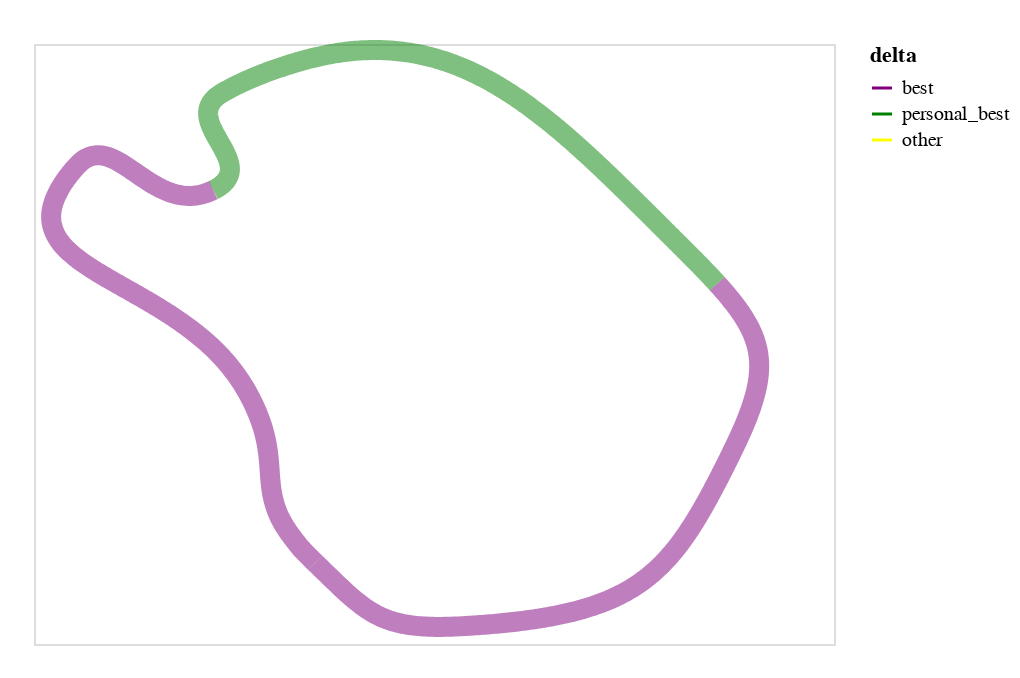

Write notebook code for a chart like this one.
### Code cell
info = ["best", "personal_best", "best"]
microsectors = False

curve_options = {
    "middle": c.middle_curve,
    # "interior": c.interior_curve,
    # "exterior": c.exterior_curve,
}

df = pd.DataFrame(columns=["x", "y", "sector", "index", "curve", "delta"])

for track_name, track in curve_options.items():
    start = track.t[0]
    end = track.t[-1]
    precision = 1000
    sectors = c.N_MICROSECTORS if microsectors else c.N_SECTORS
    curve_df = pd.DataFrame(columns=["x", "y", "sector", "index"])

    for i in range(sectors):
        sector_start = start if i == 0 else end * i/sectors
        sector_end = end * (i+1)/sectors
        sector = np.linspace(sector_start, sector_end, num=precision//sectors)
        gamma = track(sector)
        sector_df = pd.DataFrame(gamma, columns=["x", "y"])
        sector_df["index"] = sector_df.index
        sector_df["sector"] = i + 1
        sector_df["delta"] = info[i]
        curve_df = pd.concat([curve_df, sector_df])

    curve_df["curve"] = track_name
    df = pd.concat([df, curve_df])

alt.Chart(df).mark_line().encode(
    x=alt.X("x", axis=None),
    y=alt.Y("y", axis=None),
    color=alt.Color(
        "delta:N",
        scale=alt.Scale(range=["purple", "green", "yellow"], domain=["best", "personal_best", "other"])
    ),
    order="index",
    detail=alt.Detail(["curve:N", "sector:N"]),
    strokeWidth=alt.condition(
        alt.datum.curve == "middle",
        alt.value(10),
        alt.value(1)),
    strokeOpacity=alt.condition(
        alt.datum.curve == "middle",
        alt.value(0.5),
        alt.value(1))  
)

### Figure 1 — Vega-Lite specification as saved in the notebook (floating-point values rounded to 4 significant figures; data arrays with more than 128 entries replaced by an {"elided": "..."} marker saying what was removed)
{"config": {"view": {"continuousWidth": 400, "continuousHeight": 300}}, "data": {"name": "data-37206f2e6e5dc6a451df5a51afa36263"}, "mark": "line", "encoding": {"color": {"field": "delta", "scale": {"domain": ["best", "personal_best", "other"], "range": ["purple", "green", "yellow"]}, "type": "nominal"}, "detail": [{"field": "curve", "type": "nominal"}, {"field": "sector", "type": "nominal"}], "order": {"field": "index", "type": "quantitative"}, "strokeOpacity": {"condition": {"value": 0.5, "test": "(datum.curve === 'middle')"}, "value": 1}, "strokeWidth": {"condition": {"value": 10, "test": "(datum.curve === 'middle')"}, "value": 1}, "x": {"axis": null, "field": "x", "type": "quantitative"}, "y": {"axis": null, "field": "y", "type": "quantitative"}}, "$schema": "https://vega.github.io/schema/vega-lite/v4.17.0.json", "datasets": {"data-37206f2e6e5dc6a451df5a51afa36263": {"elided": "999 records"}}}
